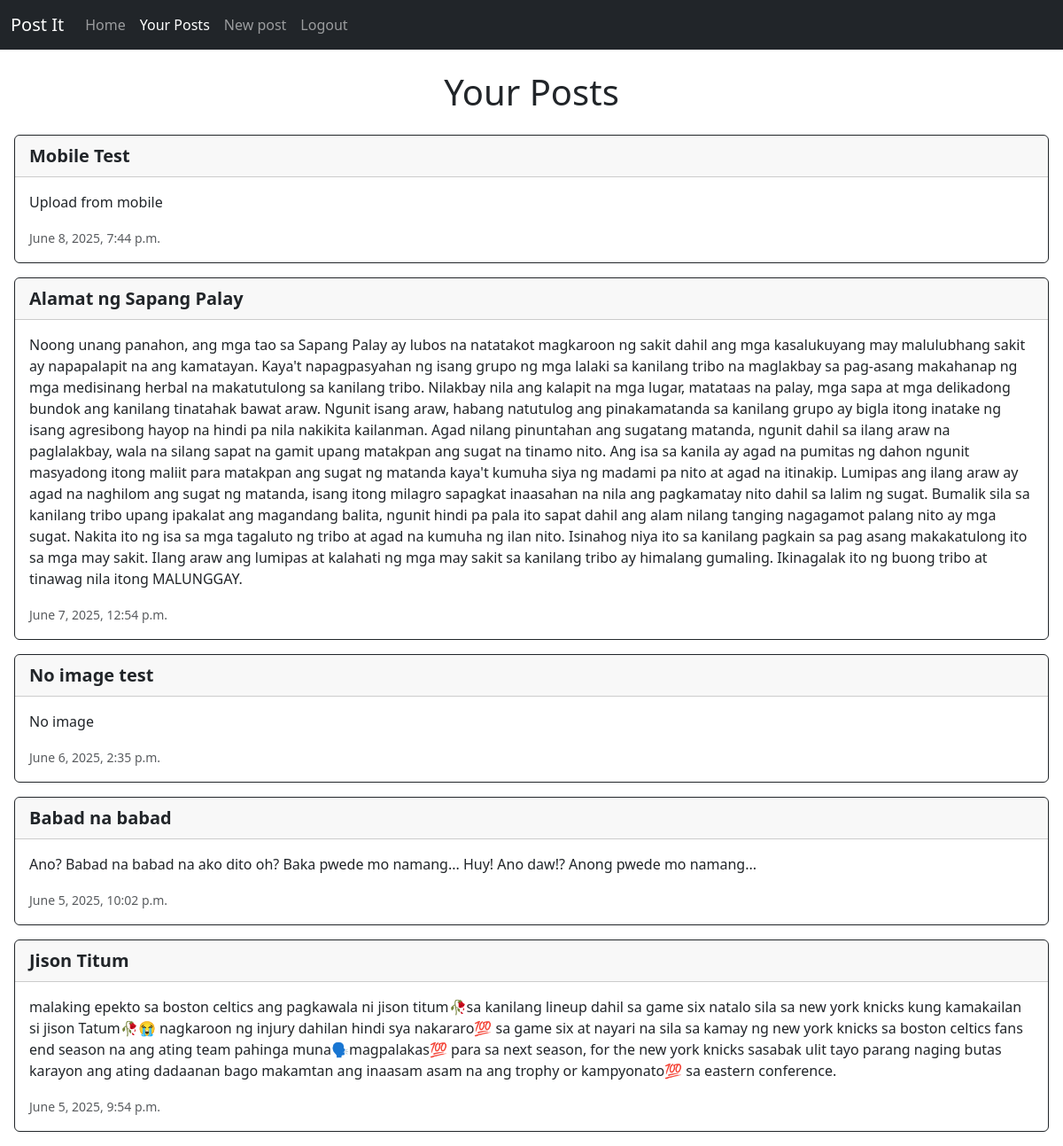
The app's page /user_post/1/ (signed in) with its own data.
### api/models.py (models this page shows, shortened)
class PostModel(models.Model):
    title = models.CharField(max_length=100)
    description = models.TextField()
    banner = models.ImageField(upload_to='banners/', null=True, blank=True)
    user = models.ForeignKey('auth.User', on_delete=models.CASCADE, related_name='posts')
    created_at = models.DateTimeField(auto_now_add=True, null=True, blank=True)

### web/views.py (the view)
# urls.py: path("user_post/<int:user_id>/", views.user_post, name="user_post"),
@login_required
def user_post(request, user_id):
    post = PostModel.objects.filter(user_id=user_id).order_by('-created_at')
    return render(request, "web/user_post.html", {"posts": post})

### web/templates/web/user_post.html (shortened to what this page needs)
{% extends 'layout.html' %}
{% block content %}
    <h1 class="text-center my-4">Your Posts</h1>
    {% for post in posts %}
    <a href="{% url 'post_detail' post.id %}" class="text-decoration-none">
        <div class="card border-dark mb-3 m-3">
            <p class="card-header fs-5 fw-bolder" href="#">
                {{post.title}}
            </p>
            <div class="card-body">
                <p class="card-text">{{post.description}}</p>
                <p class="card-text"><small class="text-body-secondary">{{post.created_at}}</small></p>
            </div>
        </div>
    </a>
    {% endfor %}
{% endblock %}

### records on screen
PostModel: title "Mobile Test", description "Upload from mobile", created_at "June 8, 2025, 7:44 p.m."
PostModel: title "Alamat ng Sapang Palay", description "Noong unang panahon, ang mga tao sa Sapang Palay ay lubos na natatakot magkaroon ng sakit dahil ang mga kasalukuyang may malulubhang sakit ay napapalapit na ang kamatayan. Kaya't napagpasyahan ng isang grupo ng mga lalaki sa kanilang tribo na maglakbay sa pag-asang makahanap ng mga medisinang herbal na makatutulong sa kanilang tribo. Nilakbay nila ang kalapit na mga lugar, matataas na palay, mga sapa at mga delikadong bundok ang kanilang tinatahak bawat araw. Ngunit isang araw, habang natutulog ang pinakamatanda sa kanilang grupo ay bigla itong inatake ng isang agresibong hayop na hindi pa nila nakikita kailanman. Agad nilang pinuntahan ang sugatang matanda, ngunit dahil sa ilang araw na…", created_at "June 7, 2025, 12:54 p.m."
PostModel: title "No image test", description "No image", created_at "June 6, 2025, 2:35 p.m."
PostModel: title "Babad na babad", description "Ano? Babad na babad na ako dito oh? Baka pwede mo namang... Huy! Ano daw!? Anong pwede mo namang...", created_at "June 5, 2025, 10:02 p.m."
PostModel: title "Jison Titum", description "malaking epekto sa boston celtics ang pagkawala ni jison titum🥀sa kanilang lineup dahil sa game six natalo sila sa new york knicks kung kamakailan si jison Tatum🥀😭 nagkaroon ng injury dahilan hindi sya nakararo💯 sa game six at nayari na sila sa kamay ng new york knicks sa boston celtics fans end season na ang ating team pahinga muna🗣️magpalakas💯 para sa next season, for the new york knicks sasabak ulit tayo parang naging butas karayon ang ating dadaanan bago makamtan ang inaasam asam na ang trophy or kampyonato💯 sa eastern conference.", created_at "June 5, 2025, 9:54 p.m."
